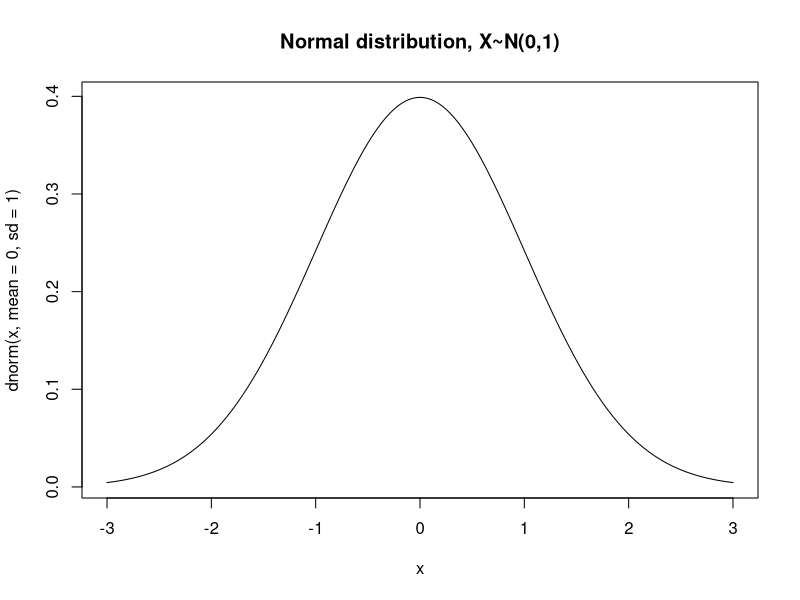
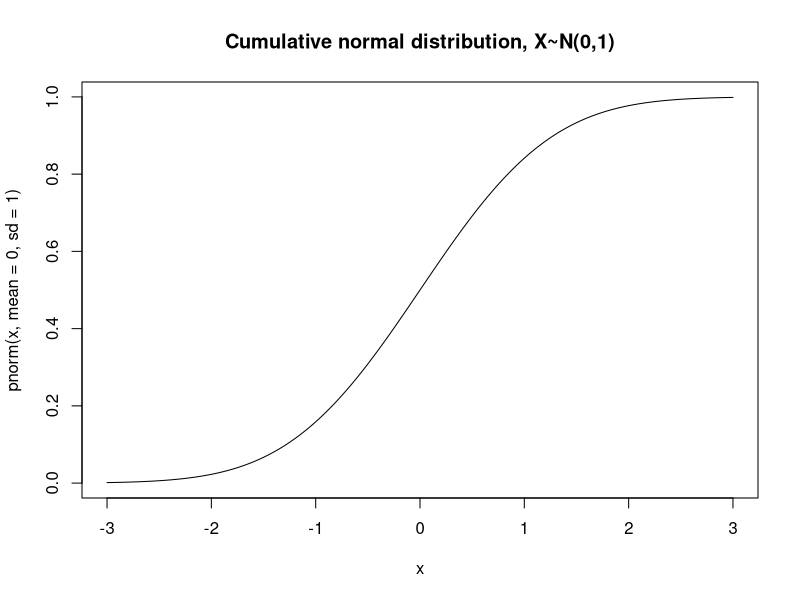
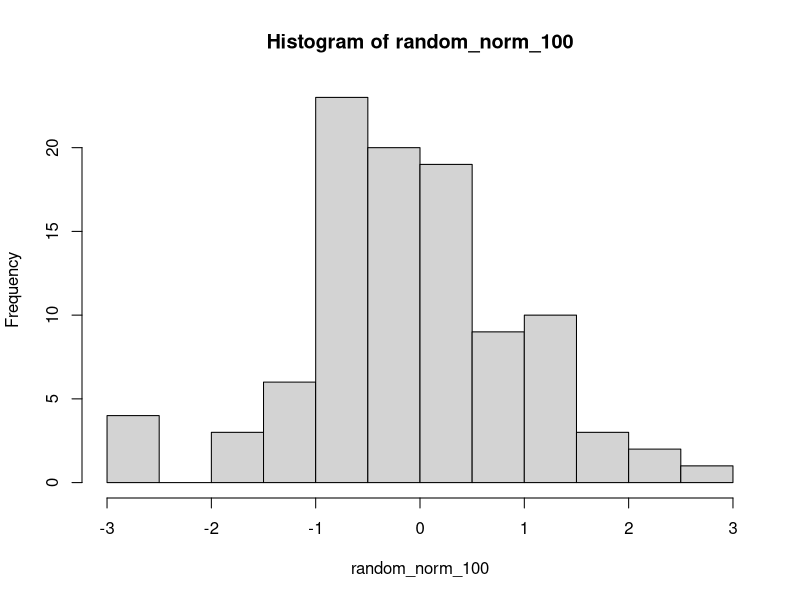

Write the R code that produced these figures, in order.
## ---- chunk 1
knitr::opts_chunk$set(echo = TRUE)
## ---- chunk 2
x <- seq(-3, 3, length=200) 
plot(x, dnorm(x, mean=0, sd=1), type='l'
     , main="Normal distribution, X~N(0,1)")

## ---- chunk 3
x <- seq(-3, 3, length=200) 
plot(x, pnorm(x, mean=0, sd=1), type='l'
     , main="Cumulative normal distribution, X~N(0,1)")
## ---- chunk 4
pnorm(q=c(1), mean=0, sd=1)
pnorm(q=c(-1), mean=0, sd=1) 
pnorm(q=c(-2), mean=0, sd=1) 
## ---- chunk 5
pnorm(q=c(1), mean=0, sd=1)
qnorm(p=0.8413447, mean=0, sd=1, lower.tail = TRUE) 
qnorm(pnorm(1))
## ---- chunk 6
random_norm_100 <- rnorm(100, mean=0, sd=1)
random_norm_100
## ---- chunk 7
hist(random_norm_100)
